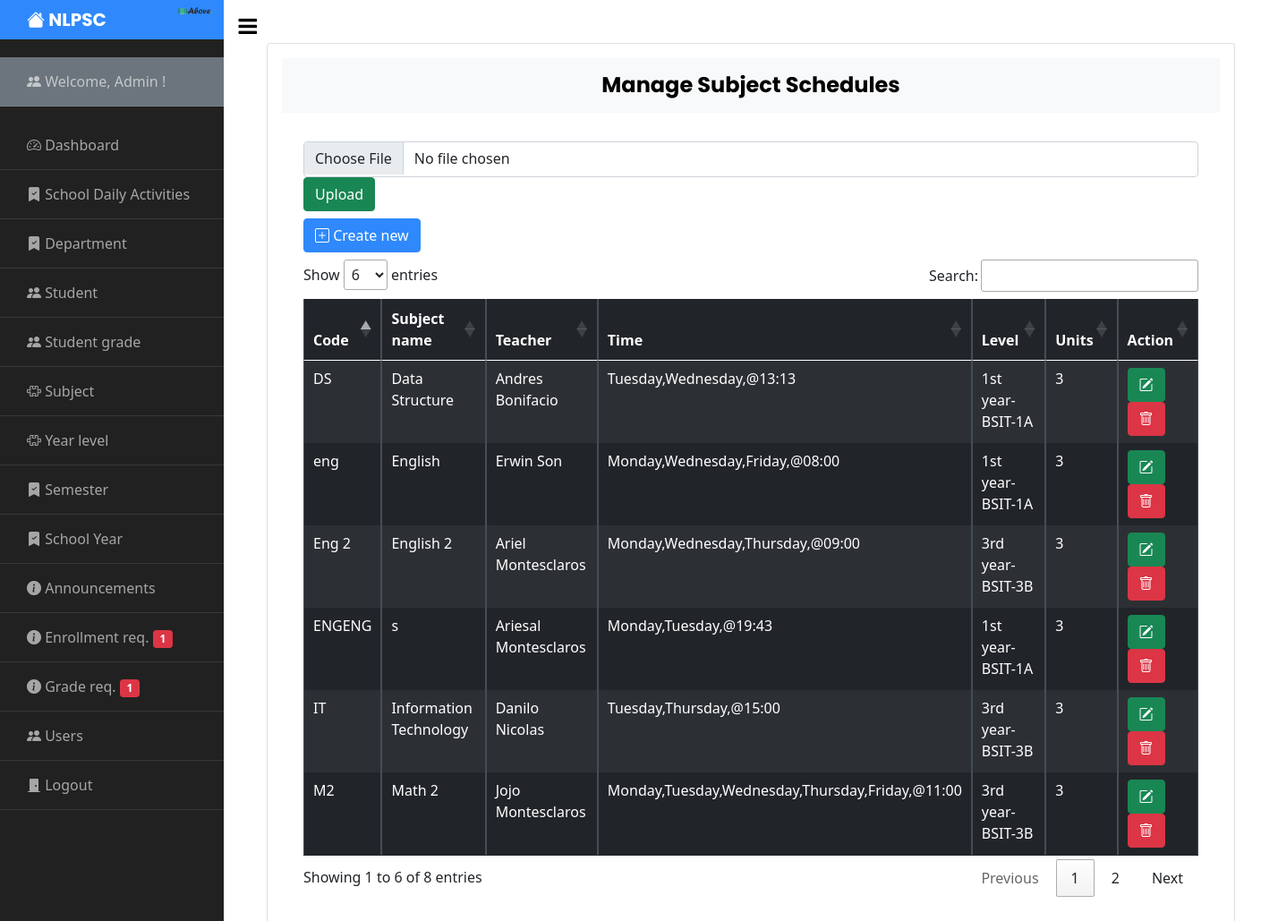
/admin/manage_subject.php (signed in), run on the app's committed database.
### tables this page shows
CREATE TABLE `user` (
  `Id` int(11) NOT NULL,
  `firstname` varchar(255) NOT NULL,
  `middlename` varchar(255) NOT NULL,
  `lastname` varchar(255) NOT NULL,
  `dob` varchar(255) NOT NULL,
  `age` int(11) NOT NULL,
  `email` varchar(255) NOT NULL,
  `contact` varchar(255) NOT NULL,
  `address` varchar(255) NOT NULL,
  `username` varchar(255) NOT NULL,
  `password` varchar(255) NOT NULL,
  `usertype` varchar(255) NOT NULL DEFAULT 'Teacher',
  `image` varchar(255) NOT NULL
);

CREATE TABLE `subject` (
  `sub_Id` int(11) NOT NULL,
  `school_yr_Id` int(11) NOT NULL,
  `semester_id` int(11) NOT NULL,
  `Sub_code` varchar(255) NOT NULL,
  `Sub_name` varchar(255) NOT NULL,
  `Sub_description` varchar(255) NOT NULL,
  `Teacher` varchar(255) NOT NULL,
  `Sub_level` int(11) NOT NULL,
  `day` varchar(255) NOT NULL,
  `time_sched` varchar(255) NOT NULL,
  `Units` int(11) NOT NULL
);

CREATE TABLE `year_level` (
  `level_Id` int(11) NOT NULL,
  `level` varchar(255) NOT NULL,
  `section` varchar(255) NOT NULL
);

### admin/manage_subject.php (the view, shortened to what this page needs)
<?php include 'sidebar.php'; ?>
     <div id="content" class="p-4 p-md-5 pt-5">
       <div class="card p-3">
         <h4 class="bg-light p-3" align="center"><strong>Manage Subject Schedules</strong></h4>
   <div class="table-responsive p-4">
     <form action="import.php" method="post" enctype="multipart/form-data">
       <input class="form-control" type="file" name="upcsv" accept=".csv" required/>
       <input class="btn btn-success" type="submit" value="Upload"/>
     </form>
       <button type="button" class="btn btn-primary mb-2 mt-2 data-bs-toggle="modal" data-bs-target="#myModal"><i class="bi bi-plus-square"></i> Create new</button>
     <table class="table table-bordered table-dark table-striped table-hover table-responsive-sm table-responsive-md table-responsive-lg table-responsive-xl table-responsive-xxl" id="example">
       <thead>
         <tr>
           <th>Code</th>
           <th>Subject name</th>
           <th>Teacher</th>
           <th>Time</th>
           <th>Level</th>
           <th>Units</th>
           <th>Action</th>
         </tr>
       </thead>
       <tbody>
         <?php
           $query ="SELECT * FROM subject LEFT JOIN year_level ON subject.Sub_level=year_level.level_Id";
           $sql = mysqli_query($conn,$query);
           while($row = mysqli_fetch_array($sql)) {
         ?>
         <tr>
             <td><?php echo $row["Sub_code"];?></td>
             <td><?php echo $row["Sub_name"];?></td>
             <td><?php echo $row["Teacher"];?></td>
             <td><?php echo $row["day"]; echo '@';echo $row["time_sched"];?></td>
             <td><?php echo $row["level"]; echo '-'; echo $row["section"];?></td>
             <td><?php echo $row["Units"];?></td>
             <td>
                 <button class="btn btn-success" data-bs-toggle="modal" type="button" data-bs-target="#updatesubject_modal<?php echo $row['sub_Id']; ?>"><i class="bi bi-pencil-square"></i></button>
                 <button class="btn btn-danger" data-bs-toggle="modal" type="button" data-bs-target="#deletesubject_modal<?php echo $row['sub_Id']; ?>"><i class="bi bi-trash"></i></button>
             </td>
         </tr>
           <?php
               }
           ?>
       </tbody>
     </table>
   </div>
     </div>
   </div>

### admin/sidebar.php (shortened to what this page needs)
<?php
include '../config.php';
  if(isset($_SESSION['admin_username']) && isset($_SESSION['admin_id'])) {
    $id = $_SESSION['admin_id'];
    $admin = mysqli_query($conn, "SELECT * FROM user WHERE usertype='Admin' AND Id='$id'");
    while($row = mysqli_fetch_array($admin)) {
?>
<!doctype html>
<html lang="en">
  <head>
    <link href="https://cdn.jsdelivr.net/npm/bootstrap@5.0.2/dist/css/bootstrap.min.css" rel="stylesheet">
    <link rel="stylesheet" href="https://cdn.datatables.net/1.11.3/css/jquery.dataTables.min.css">
		<link href="https://cdn.jsdelivr.net/npm/bootstrap@5.0.2/dist/css/bootstrap.min.css" rel="stylesheet">
		<link rel="stylesheet" href="https://stackpath.bootstrapcdn.com/font-awesome/4.7.0/css/font-awesome.min.css">
    <link rel="stylesheet" href="https://cdn.jsdelivr.net/npm/bootstrap-icons@1.8.1/font/bootstrap-icons.css">
		<link rel="stylesheet" href="../css/style.css">
    <link rel="stylesheet" href="../css/bootstrap.min.css">
  </head>
  <body>
		<div class="wrapper d-flex align-items-stretch">
      <nav id="sidebar">
        <div class="custom-menu">
          <button type="button" id="sidebarCollapse" class="btn btn-primary">
            <i class="fa fa-bars"></i>
          </button>
        </div>
        <h1><a href="dashboard.php" class="logo"><i class="bi bi-house-fill"></i> NLPSC</a><img src="../images/logo.png" alt="" width="40" style="position: absolute; right: 12px; top: 7px;"></h1>
        <div class="bg-secondary">
              <ul class="list-unstyled components ">
                <li>
                  <a href="">
                    <i class="bi bi-people-fill"></i> Welcome, <?php echo $row['username']; ?> !
                  </a>
                </li>
              </ul>
        </div>
        <ul class="list-unstyled components mb-5">
          <li>
              <a href="dashboard.php"><i class="bi bi-speedometer2"></i> Dashboard</a>
          </li>
          <li>
            <a href="manage_daily_activities.php"><i class="bi bi-bookmark-check-fill"></i> School Daily Activities</a>
          </li>
          <li>
            <a href="manage_department.php"><i class="bi bi-bookmark-check-fill"></i> Department</a>
          </li>
          <li>
            <a href="manage_student.php"><i class="bi bi-people-fill"></i> Student</a>
          </li>
          <li>
            <a href="manage_grades.php"><i class="bi bi-people-fill"></i> Student grade</a>
          </li>
          <li>
            <a href="manage_subject.php"><i class="bi bi-puzzle"></i> Subject</a>
          </li>
          <li>
            <a href="manage_level.php"><i class="bi bi-puzzle"></i> Year level</a>
          </li>
          <li>
            <a href="manage_semester.php"><i class="bi bi-bookmark-check-fill"></i> Semester</a>
          </li>
          <li>
            <a href="manage_schoolyear.php"><i class="bi bi-bookmark-check-fill"></i> School Year</a>
          </li>
          <li>
            <a href="manage_announcement.php"><i class="bi bi-info-circle-fill"></i> Announcements</a>
          </li>
          <li>
             <?php
            $check = mysqli_query($conn, "SELECT enrollment_Id FROM enrollment");
            $count = mysqli_num_rows($check);
            ?>
            <a href="manage_enrollment.php"><i class="bi bi-info-circle-fill"></i> Enrollment req. <span class="badge bg-danger"><?php echo $count; ?></span></a>
          </li>
           <li>
             <?php
            $check2 = mysqli_query($conn, "SELECT request_grade_Id FROM request_grade");
            $count2 = mysqli_num_rows($check2);
            ?>
            <a href="manage_request_grades.php"><i class="bi bi-info-circle-fill"></i> Grade req. <span class="badge bg-danger"><?php echo $count2; ?></span></a>
          </li>
          <li>
            <a href="manage_user.php"><i class="bi bi-people-fill"></i> Users</a>
          </li>
          <li>
            <a href="../logout.php"><i class="bi bi-door-closed-fill"></i> Logout</a>
          </li>
        </ul>
      </nav>
       <?php } ?>
  </body>
</html>
<?php
    } else {
     header('Location: ../index.php');
    }
?>

### admin/sidebar.php (style rules this page uses)
ul li a, h1 a { text-decoration: none; }

### data on the page
user: username "Admin", count "1", count2 "1"
subject: Sub_code "eng", Sub_name "English", Teacher "Erwin Son", day "Monday,Wednesday,Friday,", time_sched "08:00", year_level.level "1st year", year_level.section "BSIT-1A", Units "3"
subject: Sub_code "DS", Sub_name "Data Structure", Teacher "Andres Bonifacio", day "Tuesday,Wednesday,", time_sched "13:13", year_level.level "1st year", year_level.section "BSIT-1A", Units "3"
subject: Sub_code "Eng 2", Sub_name "English 2", Teacher "Ariel Montesclaros", day "Monday,Wednesday,Thursday,", time_sched "09:00", year_level.level "3rd year", year_level.section "BSIT-3B", Units "3"
subject: Sub_code "M2", Sub_name "Math 2", Teacher "Jojo Montesclaros", day "Monday,Tuesday,Wednesday,Thursday,Friday,", time_sched "11:00", year_level.level "3rd year", year_level.section "BSIT-3B", Units "3"
subject: Sub_code "IT", Sub_name "Information Technology", Teacher "Danilo Nicolas", day "Tuesday,Thursday,", time_sched "15:00", year_level.level "3rd year", year_level.section "BSIT-3B", Units "3"
subject: Sub_code "ENGENG", Sub_name "s", Teacher "Ariesal Montesclaros", day "Monday,Tuesday,", time_sched "19:43", year_level.level "1st year", year_level.section "BSIT-1A", Units "3"
